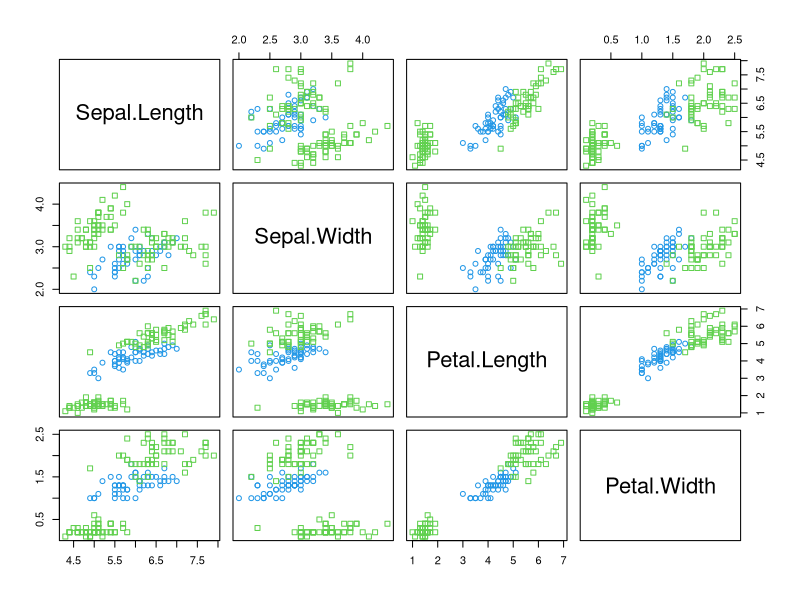

This figure's R source:
# the famous iris data from Fisher are classified with a logistic regression.  
# We look at the problem as a two-class problem trying to 
# distinguish the setosa iris from the others.  
# Simple gradient descent with a small step size is used.  

data(iris);  # R just knows about this data set
d = 4;
class= as.integer(iris[,5] == "versicolor");  # class is 1/0, 1 for setosa 0 for others
# also can try "virginica" and "versicolor"

n = dim(iris)[1];  # the number of observations
X = as.matrix(iris[,1:4]);  # each row of X is an observation

w = rep(0,d);   # the weight function of the features


pairs(X,pch=class,col=class+3);  # visualize the data

for (iter in 1:200) {  # iterations of gradient descent on log likelihood
  ll = 0;  # the log likelihood
  for (i in 1:n) {
      if (class[i] == 1) { ll = ll + log(1/(1+exp(-sum(w*X[i,])))); }  # log(p(c=1|x))
      else { ll = ll +  log(1-1/(1+exp(-sum(w*X[i,])))); }   # log(p(c=0|x))
  }   
  print(ll);  # note that ll is strictly increasing

  grad = rep(0,d);  # compute the gradient
  for (i in 1:n) {
    grad = grad + (class[i] - (1/(1+exp(-sum(w*X[i,])))))*X[i,];
  }
  w = w + .001*grad;  # small step in direction of greatest increase of ll
}

classhat =  (1/(1+exp(-(X %*% w))) > .5)  # the classification given by logistic regression
print(paste("num errors =",sum(classhat != class)))    # well, it wasn't very hard ...
